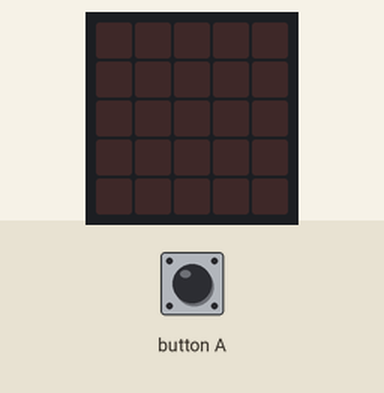
Recording of a program running on a simulated BBC micro:bit running MicroPython. Parts: the board's 5×5 LED display. Inputs (shaded band) come from the test bench.

Above: at 1.2 s.
1.3 s: button A pressed for 0.15 s
At 1.5 s:
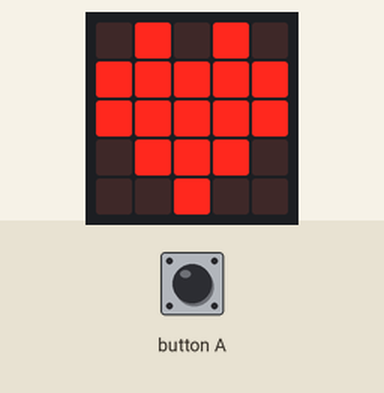
At 2.3 s:
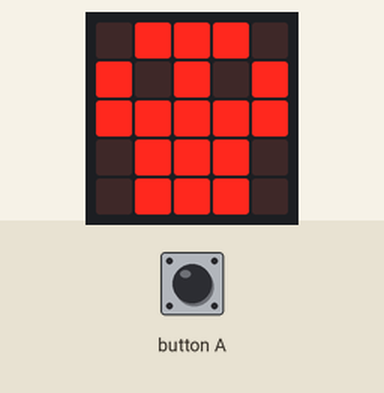
4.0 s: button A pressed for 3.2 s
At 4.6 s:
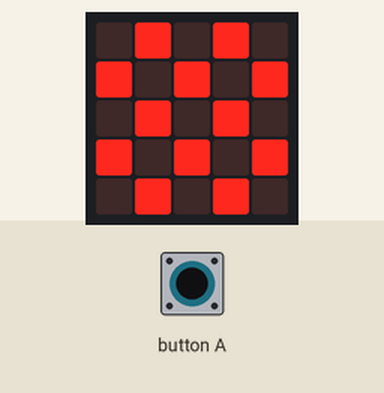
Timing chart, 0 to 7.0 s (numbered marks = the images above; inputs shaded):
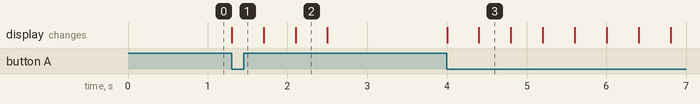

Measured:
- after the input at 1.3 s, the display: changes at once (image 1)
- after the input at 4.0 s, the display: first changes at once (image 3 shows a later state)
- what the display in image 2 shows lasts 0.4 s, from 2.1 s to 2.5 s

The program:

ex4_custom_function.py
```python
from microbit import *

def animate():
    images = [Image.HEART, Image.CHESSBOARD, Image.SKULL]

    for image in images:
        display.show(image)
        sleep(400)

while True:
    if button_a.is_pressed():
        animate()
    display.clear()
```
